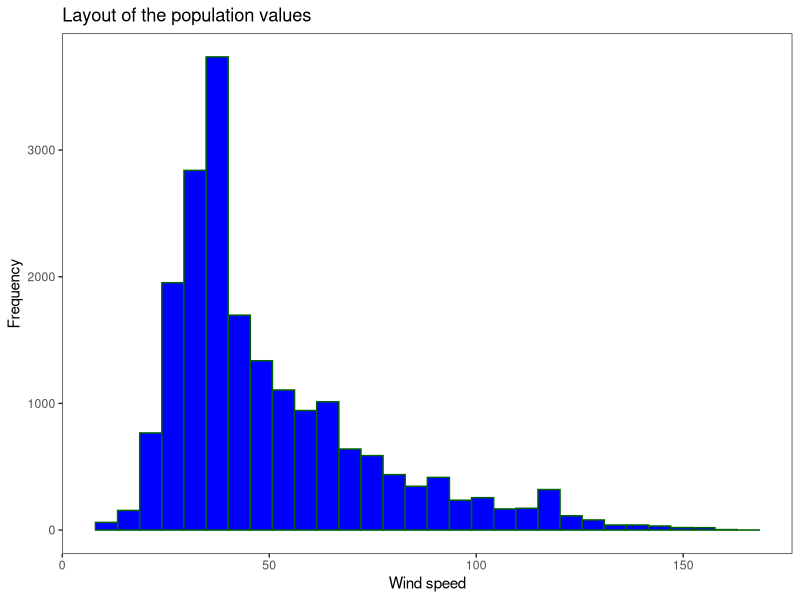
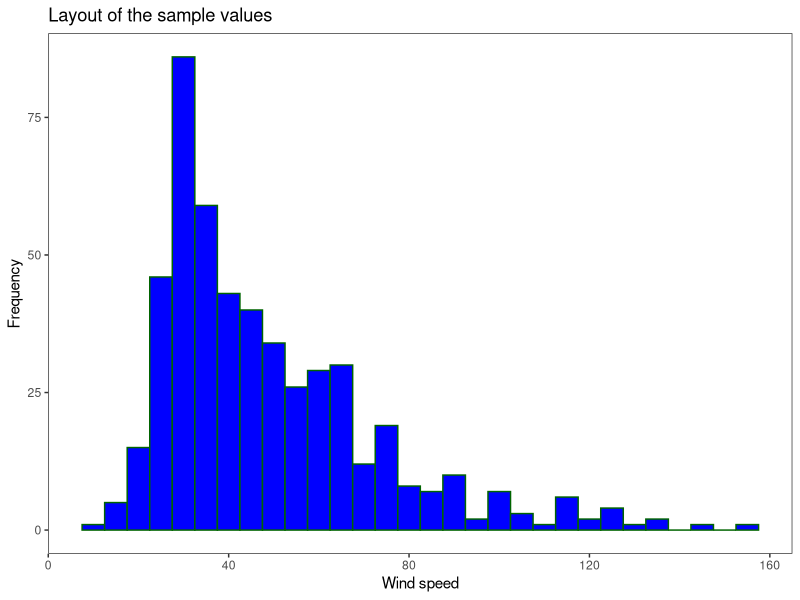
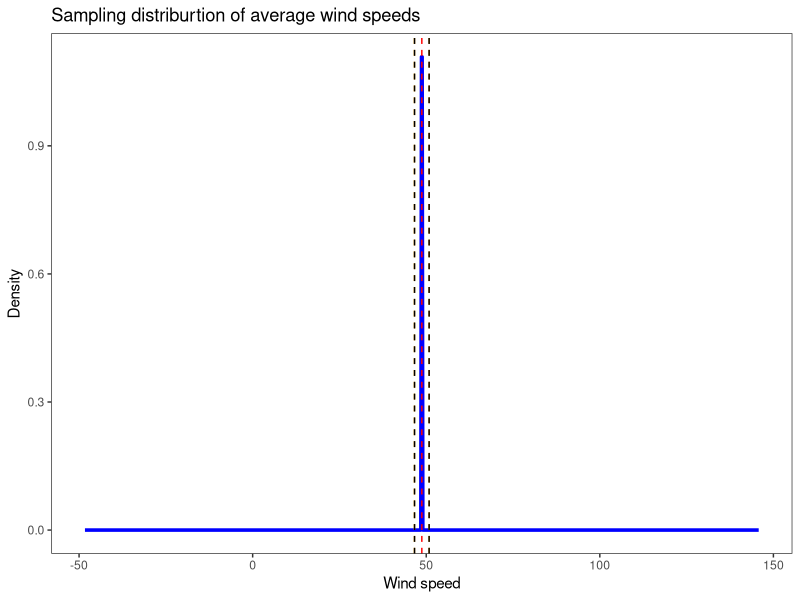

Generate these figures, in order, with R: (Note: this script raises an error after producing the figures.)
set.seed(3141)

library(dplyr)
library(ggplot2)
library(tidyverse)

data=storms$wind

data_frame=data.frame(data)

ggplot(data_frame,aes(x=data))+
  geom_histogram(colour="darkgreen",fill="blue")+
  labs(title="Layout of the population values",x="Wind speed",y="Frequency")+
  theme_test()

sample=data%>%sample(500)

sample_frame=data.frame(sample)

ggplot(sample_frame,aes(x=sample))+
  geom_histogram(colour="darkgreen",fill="blue")+
  labs(title="Layout of the sample values",x="Wind speed",y="Frequency")+
  theme_test()


sample_mean=mean(sample)
sample_mean

sample_sd=sd(sample)
sample_sd

z=qnorm(0.975)
z

x_values=seq(sample_mean - 4*sample_sd, sample_mean + 4*sample_sd, length.out = 1000)
y_values=dnorm(x_values, mean = sample_mean, sd = sample_sd/500)
normal_frame=data.frame(x = x_values, y = y_values)

ggplot(normal_frame,aes(x=x, y=y))+
  geom_line(colour="blue", size=1.2)+
  geom_vline(xintercept=sample_mean,linetype="dashed", colour="red")+
  geom_vline(xintercept=46.60358,linetype="dashed", colour="orange")+
  geom_vline(xintercept=50.85642,linetype="dashed", colour="orange")+
  geom_vline(xintercept=46.63092,linetype="dashed", colour="black")+
  geom_vline(xintercept=50.82908,linetype="dashed", colour="black")+
  labs(title="Sampling distriburtion of average wind speeds", x="Wind speed",y="Density")+
  theme_test()

ggplot(normal_df,aes(x=x, y=y))+
  geom_line(colour="blue", size=1.2)+
  geom_vline(xintercept=sample_mean,linetype="dashed", colour="red")+
  geom_vline(xintercept=46.60358,linetype="dashed", colour="orange")+
  geom_vline(xintercept=50.85642,linetype="dashed", colour="orange")+
  geom_vline(xintercept=46.63092,linetype="dashed", colour="black")+
  geom_vline(xintercept=50.82908,linetype="dashed", colour="black")+
  labs(title="Sampling distriburtion of average wind speeds for x-values between 40 and 60",x="Wind speed",y="Density")+
  theme_test()+
  xlim(40,60)

ggplot(normal_df,aes(x=x, y=y))+
  geom_line(colour="blue", size=1.2)+
  geom_vline(xintercept=sample_mean,linetype="dashed", colour="red")+
  geom_vline(xintercept=46.60358,linetype="dashed", colour="orange")+
  geom_vline(xintercept=50.85642,linetype="dashed", colour="orange")+
  geom_vline(xintercept=46.63092,linetype="dashed", colour="black")+
  geom_vline(xintercept=50.82908,linetype="dashed", colour="black")+
  labs(title="Sampling distriburtion of average wind speeds for x-values between 46 and 51", x="Wind speed",y="Density")+
  theme_test()+
  xlim(46,51)

